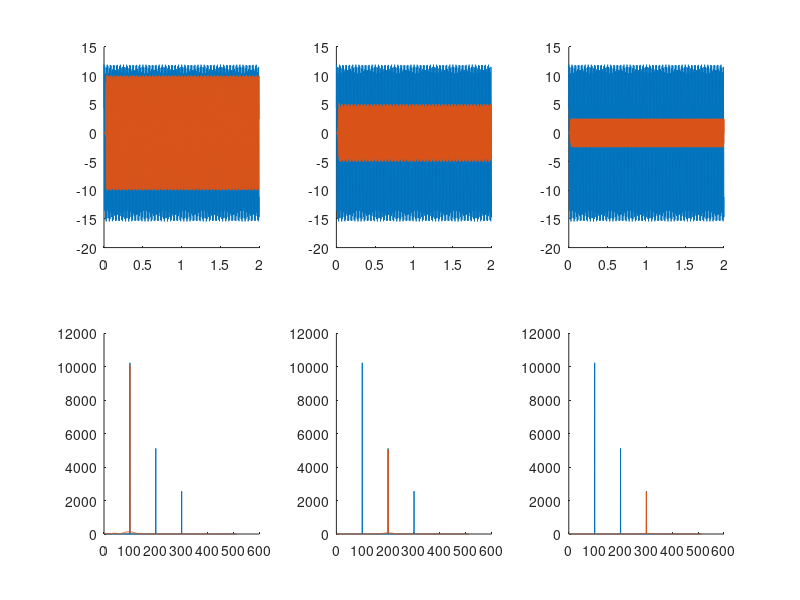

The MATLAB source for this figure:
% Create signals of 3 sine functions and filter it.
% Group4, Xiao Xue, Feb 2019
%% Create Samples
nSamples=2048;
sampFreq=1024;
timeVec=(0:(nSamples-1))/sampFreq;

lenSamp=length(timeVec);

p1=[10,100,0];
p2=[5,200,pi/6];
p3=[2.5,300,pi/4];
sigVec=p1(1)*sin(2*pi*p1(2)*timeVec+p1(3))+p2(1)*sin(2*pi*p2(2)...
    *timeVec+p2(3))+p3(1)*sin(2*pi*p3(2)*timeVec+p3(3));

%% FIR filtering

% Design low pass filter
filtOrdr = 50;
b1 = fir1(filtOrdr,150/(sampFreq/2),'low');
b2 = fir1(filtOrdr,[150/(sampFreq/2),250/(sampFreq/2)],'bandpass');
b3 = fir1(filtOrdr,250/(sampFreq/2),'high');

% Apply filter
filtSig1 = fftfilt(b1,sigVec);
filtSig2 = fftfilt(b2,sigVec);
filtSig3 = fftfilt(b3,sigVec);

%% Signals before and after

% Plot
figure;
subplot(2,3,1)
hold on;
plot(timeVec,sigVec);
plot(timeVec,filtSig1);

subplot(2,3,2)
hold on;
plot(timeVec,sigVec);
plot(timeVec,filtSig2);

subplot(2,3,3)
hold on;
plot(timeVec,sigVec);
plot(timeVec,filtSig3);


%% Doing FFT for samples AND FILTERED samples
dataLen = timeVec(end)-timeVec(1);
kNyq = floor(nSamples/2)+1;
posFreq = (0:(kNyq-1))*(1/dataLen);

fftSig = fft(sigVec);
fftSig = fftSig(1:kNyq);


filtfftSig1 = fft(filtSig1); filtfftSig1 = filtfftSig1(1:kNyq);
filtfftSig2 = fft(filtSig2); filtfftSig2 = filtfftSig2(1:kNyq);
filtfftSig3 = fft(filtSig3); filtfftSig3 = filtfftSig3(1:kNyq);

%% Plot fft results comparison BEFORE(blue) and AFTER(red).
subplot(2,3,4)
hold on;
plot(posFreq,abs(fftSig));
plot(posFreq,abs(filtfftSig1));

subplot(2,3,5)
hold on;
plot(posFreq,abs(fftSig));
plot(posFreq,abs(filtfftSig2));

subplot(2,3,6)
hold on;
plot(posFreq,abs(fftSig));
plot(posFreq,abs(filtfftSig3));